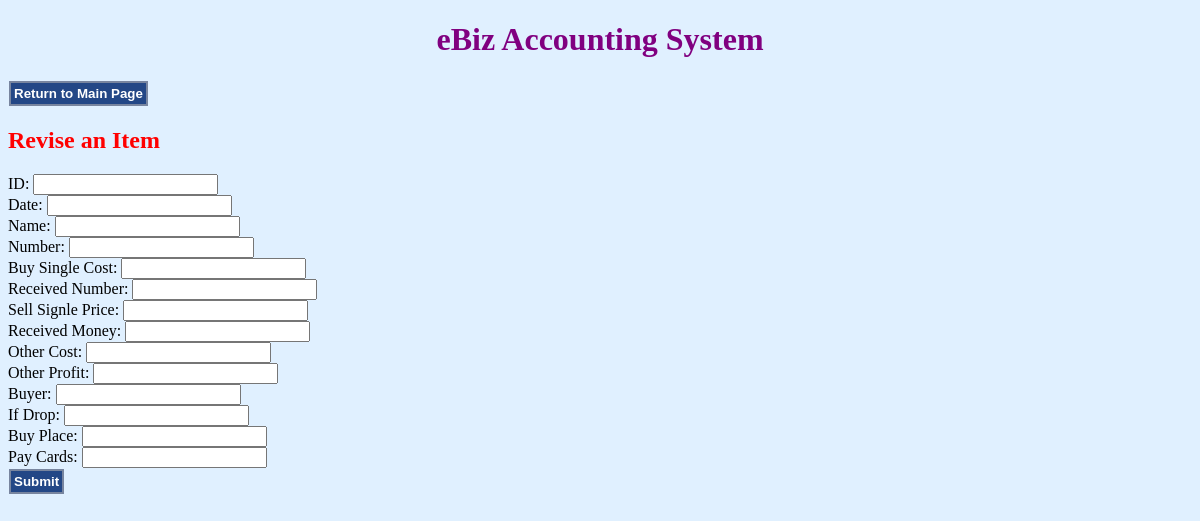
Before: /revise_item/8054143992 with the older database file.
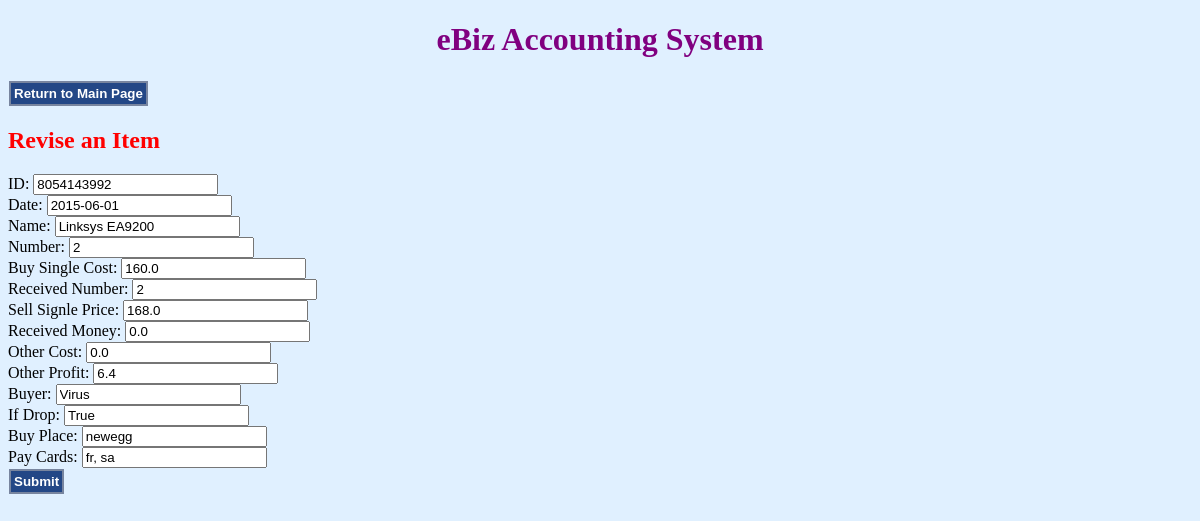
After: the same page with the newer database file.
### Item.py (models this page shows, shortened)
class Item(Model):
    uID = IntegerField(unique=True);
    date = DateField();
    number = IntegerField();
    name = TextField();
    buySingleCost = DoubleField();
    buyTotalCost = DoubleField();
    receivedNum = IntegerField();
    sellSignlePrice = DoubleField();
    sellTotalPrice = DoubleField();
    receivedMoney = DoubleField();
    otherCost = DoubleField();
    basicProfit = DoubleField();
    otherProfit = DoubleField();
    totalProfit = DoubleField();
    buyer = CharField(max_length=120);
    buyPlace = CharField(max_length=120);
    payCards = TextField();
    ifDrop = BooleanField();
    class Meta:
        database = db;

### ebizSys.py (the view)
@app.route('/revise_item/<int:uID>')
@app.route('/revise_item')
def revise_item(uID):
    item = Item.get_item_by_ID(uID);
    return render_template("revise_item.html", item=item);

### Item.py (called while the page is built)
def get_item_by_ID(_ID):
    for x in Item.select():
        if x.uID == _ID:
            return x;

### templates/revise_item.html (shortened to what this page needs)
<!DOCTYPE html>
<html>
	<head>
		<link rel="stylesheet" type="text/css" href="/static/styles.css">
	</head>
	<body>
		<h1>eBiz Accounting System</h1>
		<form action="{{ url_for('index') }}">
			<input class="retrn_to_home" type="submit" value="Return to Main Page">
		</form>
		<h2>Revise an Item</h2>
		<form action="{{ url_for('save_revise_item') }}" method="POST"
		class="save_revise_item">
			<div >
				<label>ID: </label><input name="uID" value="{{ item.uID }}" readonly="True"><br>
				<label>Date: </label><input name="date" value="{{ item.date }}"><br>
				<label>Name: </label><input name="name" value="{{ item.name }}"><br>
				<label>Number: </label><input name="num" value="{{ item.number }}"><br>
				<label>Buy Single Cost: </label><input name="buySingleCost" value="{{ item.buySingleCost }}"><br>
				<label>Received Number: </label><input name="receivedNum" value="{{ item.receivedNum }}"><br>
				<label>Sell Signle Price: </label><input name="sellSignlePrice" value="{{ item.sellSignlePrice }}"><br>
				<label>Received Money: </label><input name="receivedMoney" value="{{ item.receivedMoney }}"><br>
				<label>Other Cost: </label><input name="otherCost" value="{{ item.otherCost }}"><br>
				<label>Other Profit: </label><input name="otherProfit" value="{{ item.otherProfit }}"><br>
				<label>Buyer: </label><input name="buyer" value="{{ item.buyer }}"><br>
				<label>If Drop: </label><input name="ifDrop" value="{{ item.ifDrop }}"><br>
				<label>Buy Place: </label><input name="buyPlace" value="{{ item.buyPlace }}"><br>
				<label>Pay Cards: </label><input name="payCards" value="{{ item.payCards }}"><br>
			</div>
			<input id="revise_submit" type="submit" class="submit_button" value="Submit">
		</form>
	</body>
</html>

### static/styles.css (style rules this page uses)
body { background-color: #E0F0FF; }
h1 { color: purple; text-align: center; }
h2 { color: red; }
.add_button,.submit_button,.retrn_to_home { background-color:#234786; border-color: #78859F; border-style: solid; color:#FFFFFF; display: inline; font-weight: bold; padding: 3px; margin:1px; }

Changed rows visible on the page:
now on this page (row edited): Item: uID "8054143992", date "2015-06-01", name "Linksys EA9200", num "2", buySingleCost "160.0", receivedNum "2", sellSignlePrice "168.0", receivedMoney "0.0", otherCost "0.0", otherProfit "6.4", buyer "Virus", ifDrop "True", buyPlace "newegg", payCards "fr, sa"
